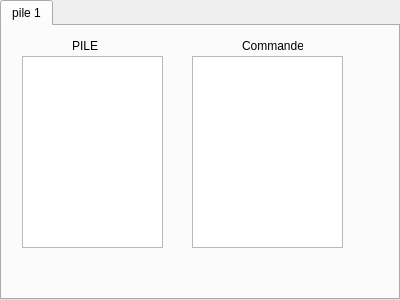
<?xml version="1.0" encoding="UTF-8"?>
<ui version="4.0">
 <class>Affichage</class>
 <widget class="QTabWidget" name="Affichage">
  <property name="geometry">
   <rect>
    <x>0</x>
    <y>0</y>
    <width>400</width>
    <height>300</height>
   </rect>
  </property>
  <property name="windowTitle">
   <string>TabWidget</string>
  </property>
  <property name="currentIndex">
   <number>0</number>
  </property>
  <widget class="QWidget" name="pile">
   <attribute name="title">
    <string>pile 1</string>
   </attribute>
   <widget class="QListWidget" name="listStack">
    <property name="geometry">
     <rect>
      <x>20</x>
      <y>30</y>
      <width>141</width>
      <height>192</height>
     </rect>
    </property>
    <property name="layoutDirection">
     <enum>Qt::LeftToRight</enum>
    </property>
   </widget>
   <widget class="QListWidget" name="listWidget_2">
    <property name="geometry">
     <rect>
      <x>190</x>
      <y>30</y>
      <width>151</width>
      <height>192</height>
     </rect>
    </property>
   </widget>
   <widget class="QLabel" name="label">
    <property name="geometry">
     <rect>
      <x>70</x>
      <y>10</y>
      <width>31</width>
      <height>20</height>
     </rect>
    </property>
    <property name="text">
     <string>PILE</string>
    </property>
   </widget>
   <widget class="QLabel" name="label_2">
    <property name="geometry">
     <rect>
      <x>240</x>
      <y>10</y>
      <width>61</width>
      <height>20</height>
     </rect>
    </property>
    <property name="text">
     <string>Commande</string>
    </property>
   </widget>
  </widget>
 </widget>
 <resources/>
 <connections/>
</ui>
